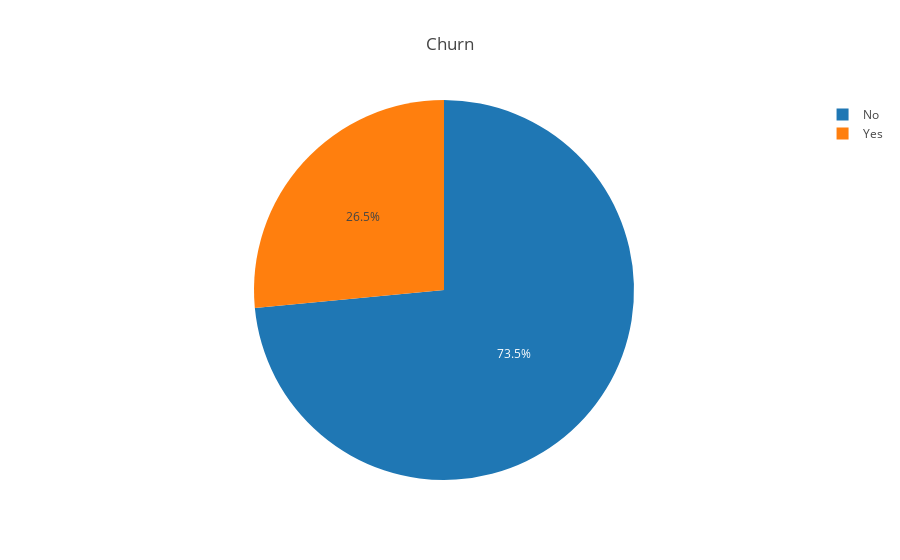

Here is the notebook cell this chart was saved with:
### Code cell
# Churn
churn_plot = df['Churn'].value_counts().reset_index()
churn_plot.columns = ['Churn?',"Number_of_customers"]

# plot
px.pie(churn_plot,values ="Number_of_customers",names='Churn?',title='Churn',template='none')

### Figure 1 — Plotly figure (JSON) as saved in the notebook; plotly's stock layout.template omitted (floating-point values rounded to 4 significant figures)
{"data": [{"domain": {"x": [0, 1], "y": [0, 1]}, "hovertemplate": "Churn?=%{label}<br>Number_of_customers=%{value}<extra></extra>", "labels": ["No", "Yes"], "legendgroup": "", "name": "", "showlegend": true, "type": "pie", "values": [4399, 1587]}], "layout": {"legend": {"tracegroupgap": 0}, "title": {"text": "Churn"}}}
